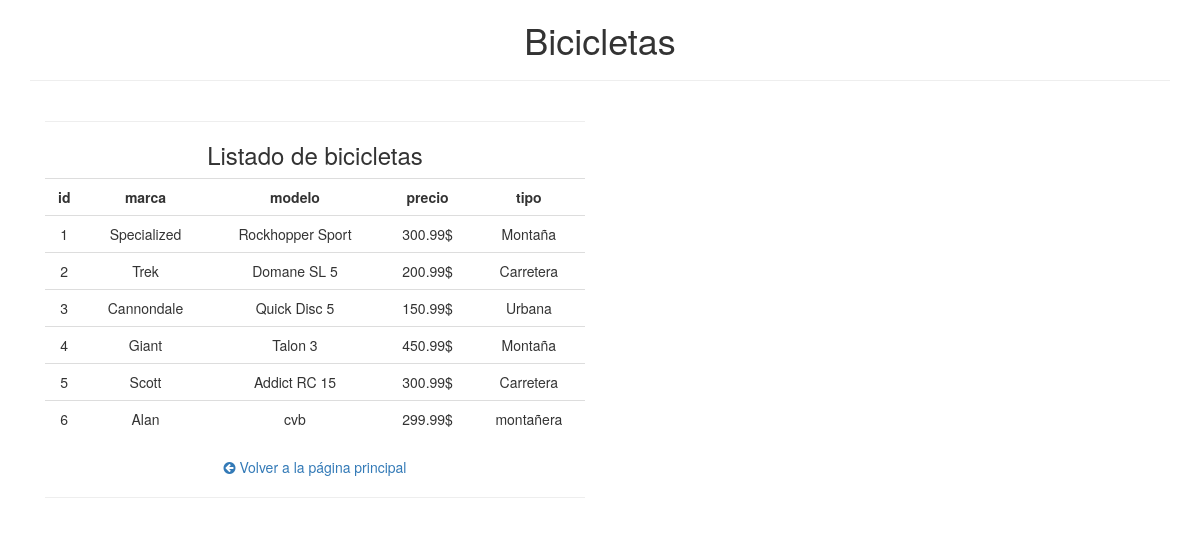
Page /controllers/bicicletas_controller.php on the committed database.
### tables this page shows
CREATE TABLE `bicicletas` (
  `id` int(11) NOT NULL,
  `marca` varchar(50) NOT NULL,
  `modelo` varchar(50) NOT NULL,
  `precio` decimal(5,2) NOT NULL,
  `tipo` varchar(50) NOT NULL
);

### controllers/bicicletas_controller.php (called while the page is built)
<?php
    require_once("../models/bicicletas_model.php");
    $services = new Service();
    $datos = $services->getServicios();
    require_once("../views/bicicletas_views.php");
?>

### models/bicicletas_model.php (called while the page is built, shortened)
<?php
class Service {
    private $servicio;
    private $db;
    public function __construct() {
        $this->servicio = array();
        $this->db = new PDO('mysql:host=localhost;dbname=bicicletas', "root", "");
    }
    private function setNames() {
        return $this->db->query("SET NAMES 'utf8'");
    }
    public function getServicios() {
        self::setNames();
        $sql = "SELECT id, marca, modelo ,precio, tipo FROM bicicletas";
        foreach ($this->db->query($sql) as $res) {
            $this->servicio[] = $res;
        }
        return $this->servicio;
    }
}
?>

### views/bicicletas_views.php (the view, shortened to what this page needs)
<!DOCTYPE html>
<html>
    <head>
        <link href="//maxcdn.bootstrapcdn.com/bootstrap/3.2.0/css/bootstrap.min.css" rel="stylesheet" type="text/css" />
        <link href="https://maxcdn.bootstrapcdn.com/font-awesome/4.7.0/css/font-awesome.min.css" rel="stylesheet" >
    </head>
    <body>
        <div class="container">
            <header class="text-center">
                <h1>Bicicletas</h1>
                <hr/>
            </header>
            <div class="col-lg-6 text-center">
                <hr/>
                <h3>Listado de bicicletas</h3>
                <table class="table">
                    <tr>
                        <td><strong>id</strong></td>
                        <td><strong>marca</strong></td>
                        <td><strong>modelo</strong></td>
                        <td><strong>precio</strong></td>
                        <td><strong>tipo</strong></td>
                    </tr>
                    <?php
                    for ($i = 0; $i < count($datos); $i++) {
                        ?>
                        <tr>
                            <td><?php echo $datos[$i]["id"]; ?></td>
                            <td><?php echo $datos[$i]["marca"]; ?></td>
                            <td><?php echo $datos[$i]["modelo"]; ?></td>
                            <td><?php echo $datos[$i]["precio"]; ?>$</td>
                            <td><?php echo $datos[$i]["tipo"]; ?></td>
                        </tr>
                        <?php
                    }
                    ?>
                </table>
                <a href="../index.php"> <i class="fa fa-arrow-circle-left"></i> Volver a la página principal</a>
                <hr/>
            </div>
            <footer class="col-lg-12 text-center">
            </footer>
        </div>
    </body>
</html>

### rows in the picture
bicicletas: id "1", marca "Specialized", modelo "Rockhopper Sport", precio "300.99", tipo "Montaña"
bicicletas: id "2", marca "Trek", modelo "Domane SL 5", precio "200.99", tipo "Carretera"
bicicletas: id "3", marca "Cannondale", modelo "Quick Disc 5", precio "150.99", tipo "Urbana"
bicicletas: id "4", marca "Giant", modelo "Talon 3", precio "450.99", tipo "Montaña"
bicicletas: id "5", marca "Scott", modelo "Addict RC 15", precio "300.99", tipo "Carretera"
bicicletas: id "6", marca "Alan", modelo "cvb", precio "299.99", tipo "montañera"
